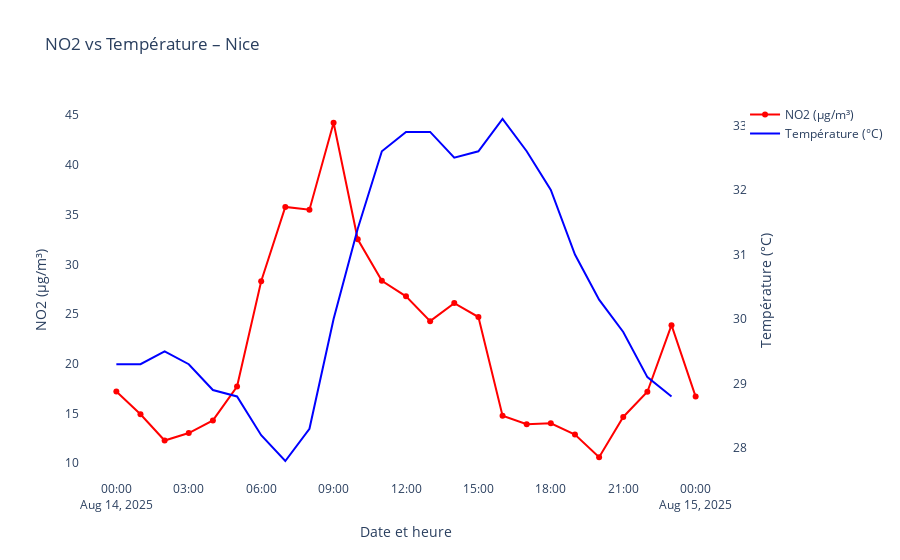

Here is the notebook cell this chart was saved with:
### Code cell
ville_select = "Nice"
polluant_select = "NO2"
periode_debut = "2025-08-14"
periode_fin = "2025-08-14"

# Données météo
df_meteo = pd.read_sql(f"""
    SELECT time, temperature_2m, relative_humidity_2m, windspeed_10m, precipitation
    FROM meteo
    WHERE ville = '{ville_select}'
      AND time BETWEEN '{periode_debut}' AND '{periode_fin}'::date + interval '1 day'
""", engine)

# Données pollution (moyenne horaire)
df_pollution = pd.read_sql(f"""
    SELECT DATE_TRUNC('hour', mj.datetime) AS heure,
           AVG(mj.valeur) AS valeur_moyenne
    FROM mesure_journaliere mj
    JOIN station s ON mj.id_station = s.id_station
    WHERE s.ville = '{ville_select}'
      AND mj.polluant = '{polluant_select}'
      AND mj.datetime BETWEEN '{periode_debut}' AND '{periode_fin}'::date + interval '1 day'
      AND mj.valeur IS NOT NULL
    GROUP BY DATE_TRUNC('hour', mj.datetime)
    ORDER BY heure
""", engine)

import plotly.graph_objects as go

fig = go.Figure()

# Axe 1 : Pollution
fig.add_trace(go.Scatter(
    x=df_pollution["heure"],
    y=df_pollution["valeur_moyenne"],
    name=f"{polluant_select} (µg/m³)",
    mode="lines+markers",
    line=dict(color="red"),
    yaxis="y1"
))

# Axe 2 : Température
fig.add_trace(go.Scatter(
    x=df_meteo["time"],
    y=df_meteo["temperature_2m"],
    name="Température (°C)",
    mode="lines",
    line=dict(color="blue"),
    yaxis="y2"
))

# Mise en page
fig.update_layout(
    title=f"{polluant_select} vs Température – {ville_select}",
    xaxis=dict(title="Date et heure"),
    yaxis=dict(title=f"{polluant_select} (µg/m³)", side="left"),
    yaxis2=dict(title="Température (°C)", overlaying="y", side="right"),
    plot_bgcolor="white",
    hovermode="x unified"
)

fig.show()

### Figure 1 — Plotly figure (JSON) as saved in the notebook; plotly's stock layout.template omitted (floating-point values rounded to 4 significant figures)
{"data": [{"line": {"color": "red"}, "mode": "lines+markers", "name": "NO2 (µg/m³)", "type": "scatter", "x": ["2025-08-14T00:00:00.000000000", "2025-08-14T01:00:00.000000000", "2025-08-14T02:00:00.000000000", "2025-08-14T03:00:00.000000000", "2025-08-14T04:00:00.000000000", "2025-08-14T05:00:00.000000000", "2025-08-14T06:00:00.000000000", "2025-08-14T07:00:00.000000000", "2025-08-14T08:00:00.000000000", "2025-08-14T09:00:00.000000000", "2025-08-14T10:00:00.000000000", "2025-08-14T11:00:00.000000000", "2025-08-14T12:00:00.000000000", "2025-08-14T13:00:00.000000000", "2025-08-14T14:00:00.000000000", "2025-08-14T15:00:00.000000000", "2025-08-14T16:00:00.000000000", "2025-08-14T17:00:00.000000000", "2025-08-14T18:00:00.000000000", "2025-08-14T19:00:00.000000000", "2025-08-14T20:00:00.000000000", "2025-08-14T21:00:00.000000000", "2025-08-14T22:00:00.000000000", "2025-08-14T23:00:00.000000000", "2025-08-15T00:00:00.000000000"], "y": [17.22, 14.92, 12.28, 13.03, 14.3, 17.72, 28.3, 35.77, 35.48, 44.23, 32.52, 28.35, 26.78, 24.28, 26.1, 24.7, 14.77, 13.92, 14.02, 12.88, 10.6, 14.65, 17.18, 23.88, 16.7], "yaxis": "y"}, {"line": {"color": "blue"}, "mode": "lines", "name": "Température (°C)", "type": "scatter", "x": ["2025-08-14T00:00:00.000000000", "2025-08-14T01:00:00.000000000", "2025-08-14T02:00:00.000000000", "2025-08-14T03:00:00.000000000", "2025-08-14T04:00:00.000000000", "2025-08-14T05:00:00.000000000", "2025-08-14T06:00:00.000000000", "2025-08-14T07:00:00.000000000", "2025-08-14T08:00:00.000000000", "2025-08-14T09:00:00.000000000", "2025-08-14T10:00:00.000000000", "2025-08-14T11:00:00.000000000", "2025-08-14T12:00:00.000000000", "2025-08-14T13:00:00.000000000", "2025-08-14T14:00:00.000000000", "2025-08-14T15:00:00.000000000", "2025-08-14T16:00:00.000000000", "2025-08-14T17:00:00.000000000", "2025-08-14T18:00:00.000000000", "2025-08-14T19:00:00.000000000", "2025-08-14T20:00:00.000000000", "2025-08-14T21:00:00.000000000", "2025-08-14T22:00:00.000000000", "2025-08-14T23:00:00.000000000"], "y": [29.3, 29.3, 29.5, 29.3, 28.9, 28.8, 28.2, 27.8, 28.3, 30.0, 31.4, 32.6, 32.9, 32.9, 32.5, 32.6, 33.1, 32.6, 32.0, 31.0, 30.3, 29.8, 29.1, 28.8], "yaxis": "y2"}], "layout": {"hovermode": "x unified", "plot_bgcolor": "white", "title": {"text": "NO2 vs Température – Nice"}, "xaxis": {"title": {"text": "Date et heure"}}, "yaxis": {"side": "left", "title": {"text": "NO2 (µg/m³)"}}, "yaxis2": {"overlaying": "y", "side": "right", "title": {"text": "Température (°C)"}}}}
